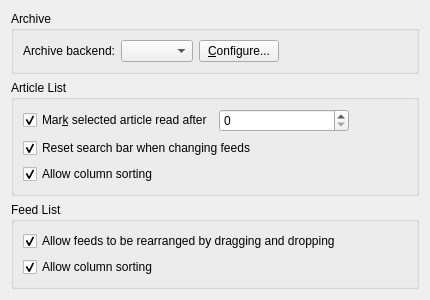
<?xml version="1.0" encoding="UTF-8"?>
<ui version="4.0">
 <author>Frank Osterfeld</author>
 <class>Akregator::SettingsAdvancedBase</class>
 <widget class="QWidget" name="Akregator::SettingsAdvancedBase">
  <property name="geometry">
   <rect>
    <x>0</x>
    <y>0</y>
    <width>430</width>
    <height>258</height>
   </rect>
  </property>
  <layout class="QVBoxLayout" name="verticalLayout_2" stretch="0,0,0,1,0">
   <item>
    <widget class="QGroupBox" name="groupBox_2">
     <property name="title">
      <string>Archive</string>
     </property>
     <layout class="QGridLayout">
      <item row="0" column="0">
       <layout class="QHBoxLayout">
        <item>
         <widget class="QLabel" name="textLabel1">
          <property name="text">
           <string>Archive backend:</string>
          </property>
         </widget>
        </item>
        <item>
         <widget class="KComboBox" name="cbBackend"/>
        </item>
        <item>
         <widget class="QPushButton" name="pbBackendConfigure">
          <property name="text">
           <string>&amp;Configure...</string>
          </property>
         </widget>
        </item>
        <item>
         <spacer name="horizontalSpacer">
          <property name="orientation">
           <enum>Qt::Horizontal</enum>
          </property>
          <property name="sizeHint" stdset="0">
           <size>
            <width>20</width>
            <height>1</height>
           </size>
          </property>
         </spacer>
        </item>
       </layout>
      </item>
     </layout>
    </widget>
   </item>
   <item>
    <widget class="QGroupBox" name="groupBox">
     <property name="title">
      <string>Article List</string>
     </property>
     <layout class="QVBoxLayout" name="verticalLayout">
      <item>
       <layout class="QHBoxLayout" name="horizontalLayout">
        <item>
         <widget class="QCheckBox" name="kcfg_UseMarkReadDelay">
          <property name="text">
           <string>Mar&amp;k selected article read after</string>
          </property>
          <property name="checked">
           <bool>true</bool>
          </property>
         </widget>
        </item>
        <item>
         <widget class="KIntSpinBox" name="kcfg_MarkReadDelay">
          <property name="minimumSize">
           <size>
            <width>130</width>
            <height>0</height>
           </size>
          </property>
         </widget>
        </item>
        <item>
         <spacer>
          <property name="orientation">
           <enum>Qt::Horizontal</enum>
          </property>
          <property name="sizeHint" stdset="0">
           <size>
            <width>20</width>
            <height>1</height>
           </size>
          </property>
         </spacer>
        </item>
       </layout>
      </item>
      <item>
       <widget class="QCheckBox" name="kcfg_ResetQuickFilterOnNodeChange">
        <property name="text">
         <string>Reset search bar when changing feeds</string>
        </property>
        <property name="checked">
         <bool>true</bool>
        </property>
       </widget>
      </item>

        <item>
         <widget class="QCheckBox" name="kcfg_ArticleViewAllowSorting">
          <property name="text">
           <string>Allow column sorting</string>
          </property>
          <property name="checked">
           <bool>true</bool>
          </property>
         </widget>
        </item>

     </layout>
    </widget>
   </item>
   <item>
    <widget class="QGroupBox" name="groupBox_3">
     <property name="title">
      <string>Feed List</string>
     </property>
     <layout class="QVBoxLayout" name="verticalLayout_3">
      <item>
       <widget class="QCheckBox" name="kcfg_FeedViewAllowDragAndDrop">
        <property name="text">
         <string>Allow feeds to be rearranged by dragging and dropping</string>
        </property>
        <property name="checked">
         <bool>true</bool>
        </property>
       </widget>
      </item>
      <item>
       <widget class="QCheckBox" name="kcfg_FeedViewAllowSorting">
        <property name="text">
         <string>Allow column sorting</string>
        </property>
        <property name="checked">
         <bool>true</bool>
        </property>
       </widget>
      </item>
     </layout>
    </widget>
   </item>
   <item>
    <spacer>
     <property name="orientation">
      <enum>Qt::Vertical</enum>
     </property>
     <property name="sizeHint" stdset="0">
      <size>
       <width>20</width>
       <height>1</height>
      </size>
     </property>
    </spacer>
   </item>
  </layout>
 </widget>
 <customwidgets>
  <customwidget>
   <class>KIntSpinBox</class>
   <extends>QSpinBox</extends>
   <header>knuminput.h</header>
  </customwidget>
  <customwidget>
   <class>KComboBox</class>
   <extends>QComboBox</extends>
   <header>kcombobox.h</header>
  </customwidget>
 </customwidgets>
 <resources/>
 <connections/>
</ui>
